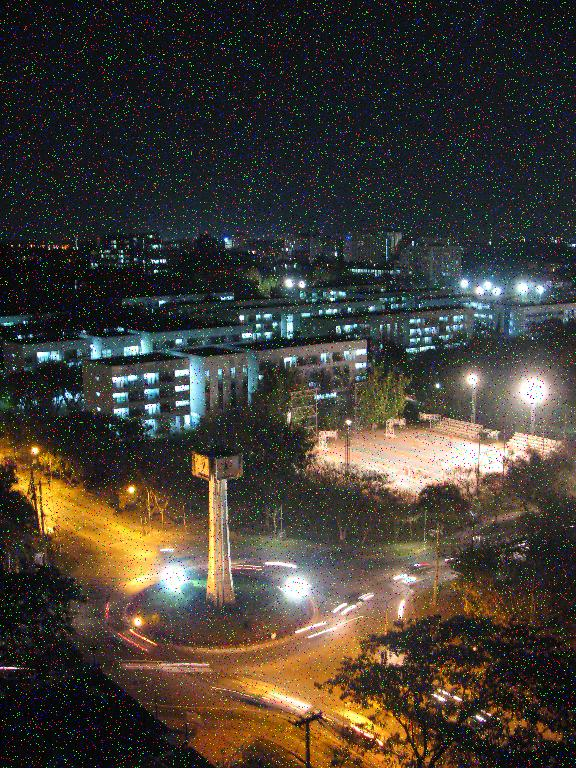
#> input picture Degraded.jpg, 576 x 768 px
$ jupyter execute 'Ques 8.ipynb'
#> lines starting #> are read from the running program, lines starting #| are printed output that depends on the picture
# Question 8
## Image Restoration

### From  the given input noise image and output denoised, image, it can be observed that the filter used to denoise the given image will be a median filter as it not just removes noise but also preserves edges(since it can be observed that the output image had it's edges preserved). Therefore the appropriate edge preserving noise removing median filter is used

[cell 1]
import numpy as np
import matplotlib.pyplot as plt
import cv2
import numpy as np

[cell 2]
plt.rcParams["figure.figsize"] = (20,20)

[cell 3]
def medianfilter(img,ker):
    size=img.shape
    new_img=img.copy()
    for i in range(1,size[0]-1):
        for j in range(1,size[1]-1):
            temp=img[i-1:i+2,j-1:j+2,:]
            new_img[i][j][0]=np.median(temp[:,:,0])
            new_img[i][j][1]=np.median(temp[:,:,1])
            new_img[i][j][2]=np.median(temp[:,:,2])

    return new_img

[cell 4]
i=cv2.imread('Degraded.jpg',cv2.IMREAD_COLOR)
#> i is the input picture: shape (768, 576, 3); mean B, G, R 53, 61, 66.9
i = cv2.cvtColor(i, cv2.COLOR_BGR2RGB)
a=medianfilter(i,3)
#> after the loop in medianfilter, `for i in range(1,size[0]-1):`:
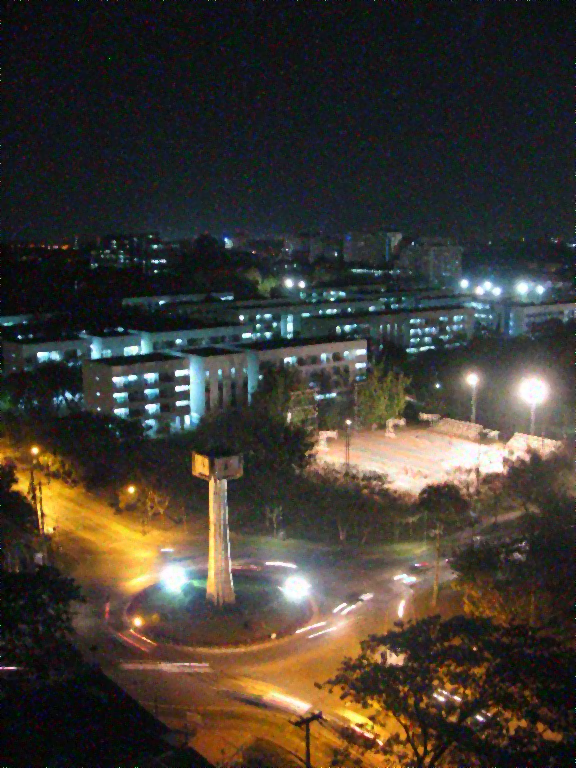
#> new_img: shape (768, 576, 3); mean R, G, B 64.2, 58.2, 50.2
plt.subplot(1,2,1)
plt.imshow(i.astype('uint8'))
plt.title("Input noisy image")
plt.subplot(1,2,2)
plt.imshow(a.astype('uint8'))
plt.title("Median filtered output image with kernel size:3")
plt.show()
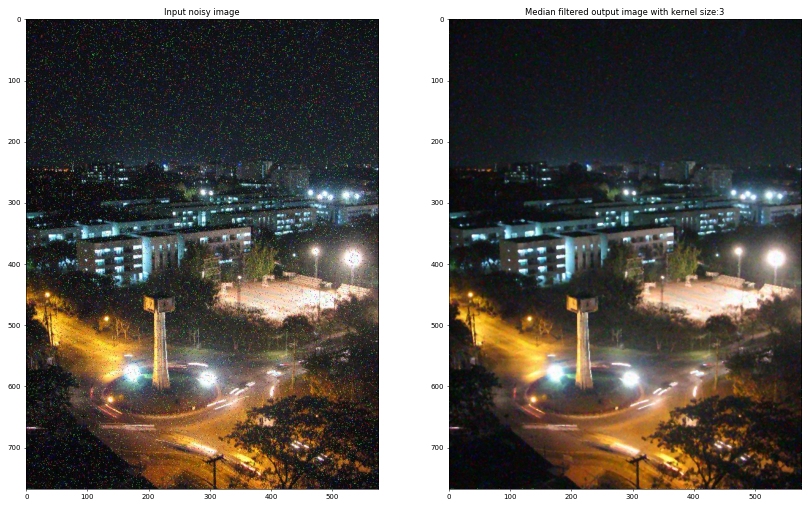
#> figure drawn by matplotlib, 2 panels
